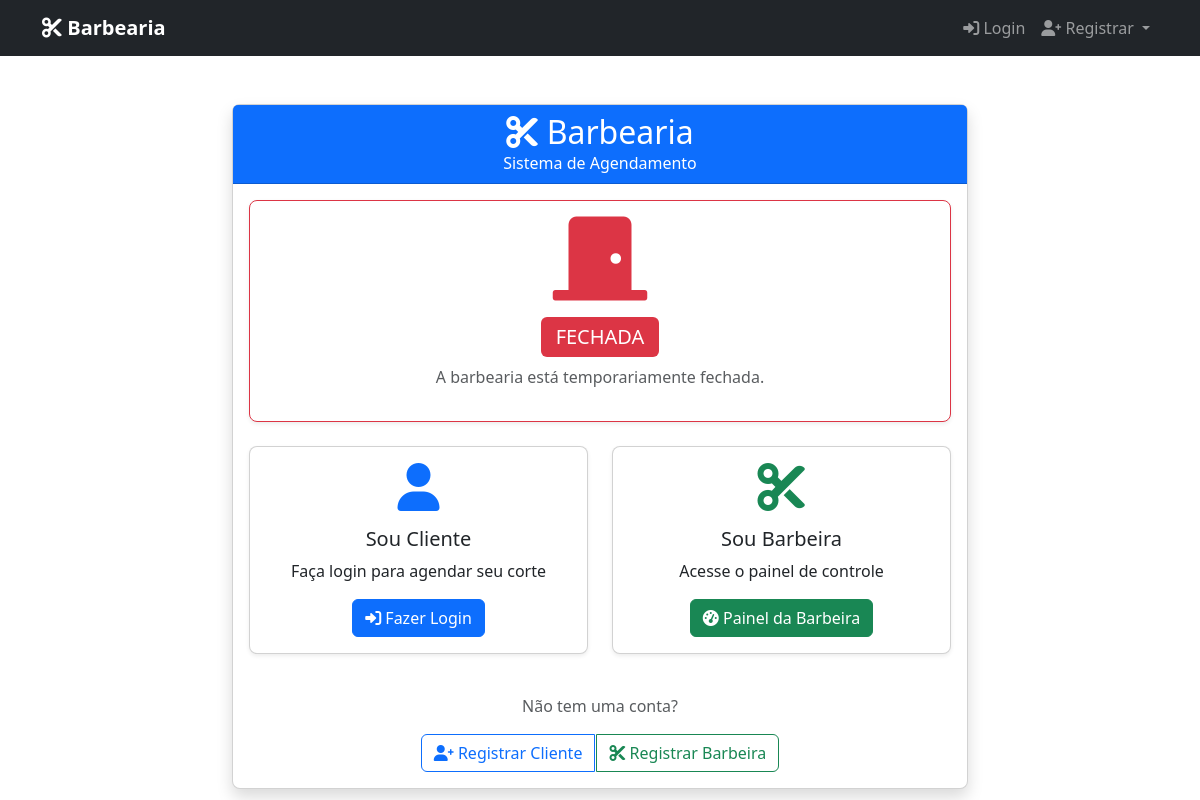
The app's page /, older data.
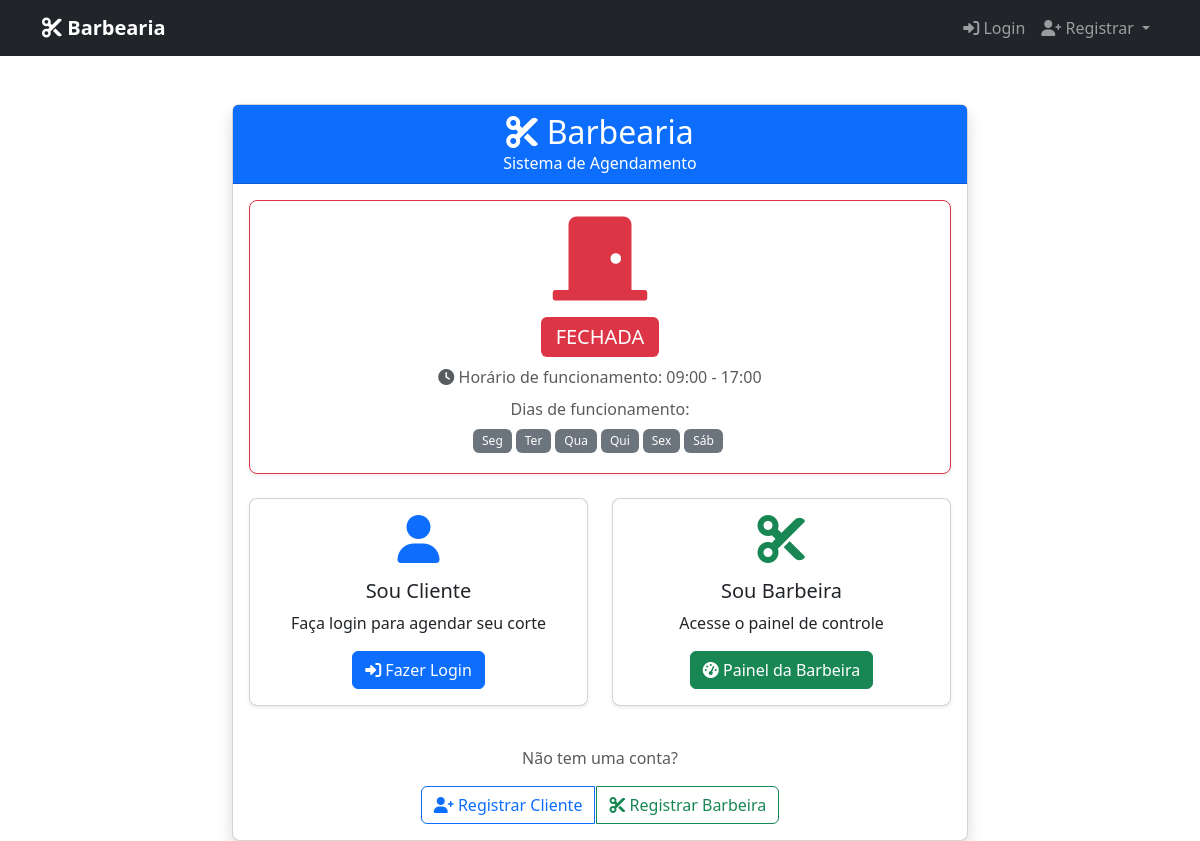
The same page, newer data.
### core/models.py (models this page shows, shortened)
class StatusBarbearia(models.Model):
    aberta = models.BooleanField(default=False)
    data_atualizacao = models.DateTimeField(auto_now=True)
    hora_abertura = models.TimeField(default='08:00', help_text='Horário de abertura')
    hora_fechamento = models.TimeField(default='18:00', help_text='Horário de fechamento')
    segunda = models.BooleanField(default=True, verbose_name='Segunda-feira')
    terca = models.BooleanField(default=True, verbose_name='Terça-feira')
    quarta = models.BooleanField(default=True, verbose_name='Quarta-feira')
    quinta = models.BooleanField(default=True, verbose_name='Quinta-feira')
    sexta = models.BooleanField(default=True, verbose_name='Sexta-feira')
    sabado = models.BooleanField(default=True, verbose_name='Sábado')
    domingo = models.BooleanField(default=False, verbose_name='Domingo')
    class Meta:
        verbose_name = 'Status da Barbearia'
        verbose_name_plural = 'Status da Barbearia'
    def esta_aberta_agora(self):
        from datetime import datetime, time
        agora = datetime.now()
        dias_semana = {
            0: self.segunda,  # Segunda
            1: self.terca,     # Terça
            2: self.quarta,    # Quarta
            3: self.quinta,    # Quinta
            4: self.sexta,     # Sexta
            5: self.sabado,    # Sábado
            6: self.domingo,   # Domingo
        }
        if not dias_semana.get(agora.weekday(), False):
            return False
        hora_atual = agora.time()
        return self.hora_abertura <= hora_atual <= self.hora_fechamento

### core/views.py (the view)
# urls.py: 2. Add a URL to urlpatterns:  path('', views.home, name='home')
def home(request):
    if request.user.is_authenticated:
        if request.user.is_barbeira:
            return redirect('barbeira_dashboard')
        else:
            return redirect('dashboard')
    else:
        status, created = StatusBarbearia.objects.get_or_create(id=1)
        return render(request, 'home.html', {'status_barbearia': status})

### core/templates/home.html (shortened to what the changed rows need)
{% extends 'base.html' %}
{% block content %}
<div class="container mt-5">
    <div class="row justify-content-center">
        <div class="col-md-8">
            <div class="card shadow">
                <div class="card-header bg-primary text-white text-center">
                    <h2 class="mb-0">
                        <i class="fas fa-cut"></i> Barbearia
                    </h2>
                </div>
                <div class="card-body">
                    <div class="row mb-4">
                        <div class="col-12">
                            <div class="card {% if status_barbearia.aberta and status_barbearia.esta_aberta_agora %}border-success{% else %}border-danger{% endif %}">
                                <div class="card-body text-center">
                                    <h3 class="mb-3">
                                        <i class="fas {% if status_barbearia.aberta and status_barbearia.esta_aberta_agora %}fa-door-open text-success{% else %}fa-door-closed text-danger{% endif %} fa-3x"></i>
                                    </h3>
                                    <h4 class="mb-2">
                                        <span class="badge {% if status_barbearia.aberta and status_barbearia.esta_aberta_agora %}bg-success{% else %}bg-danger{% endif %} fs-5">
                                        </span>
                                    </h4>
                                    {% if status_barbearia.aberta %}
                                        <p class="text-muted mb-2">
                                            <i class="fas fa-clock"></i>
                                            Horário de funcionamento: {{ status_barbearia.hora_abertura|time:"H:i" }} - {{ status_barbearia.hora_fechamento|time:"H:i" }}
                                        </p>
                                        <div class="row justify-content-center">
                                            <div class="col-md-8">
                                                <p class="text-muted mb-2">Dias de funcionamento:</p>
                                                <div class="d-flex justify-content-center flex-wrap">
                                                    {% if status_barbearia.segunda %}
                                                        <span class="badge bg-secondary me-1 mb-1">Seg</span>
                                                    {% endif %}
                                                    {% if status_barbearia.terca %}
                                                        <span class="badge bg-secondary me-1 mb-1">Ter</span>
                                                    {% endif %}
                                                    {% if status_barbearia.quarta %}
                                                        <span class="badge bg-secondary me-1 mb-1">Qua</span>
                                                    {% endif %}
                                                    {% if status_barbearia.quinta %}
                                                        <span class="badge bg-secondary me-1 mb-1">Qui</span>
                                                    {% endif %}
                                                    {% if status_barbearia.sexta %}
                                                        <span class="badge bg-secondary me-1 mb-1">Sex</span>
                                                    {% endif %}
                                                    {% if status_barbearia.sabado %}
                                                        <span class="badge bg-secondary me-1 mb-1">Sáb</span>
                                                    {% endif %}
                                                </div>
                                            </div>
                                        </div>
                                    {% else %}
                                        <p class="text-muted">A barbearia está temporariamente fechada.</p>
                                    {% endif %}
                                </div>
                            </div>
                        </div>
                    </div>
                </div>
            </div>
        </div>
    </div>
</div>
{% endblock %}

Row changes from the older to the newer data that the page shows:
now on this page (row edited): StatusBarbearia: hora_abertura "09:00", hora_fechamento "17:00"
changed StatusBarbearia: aberta False → True (drawn)
Text that changed along with them:
text no longer shown: "A barbearia está temporariamente fechada."
text now shown: "Horário de funcionamento: - Dias de funcionamento: Seg Ter Qua Qui Sex Sáb"
